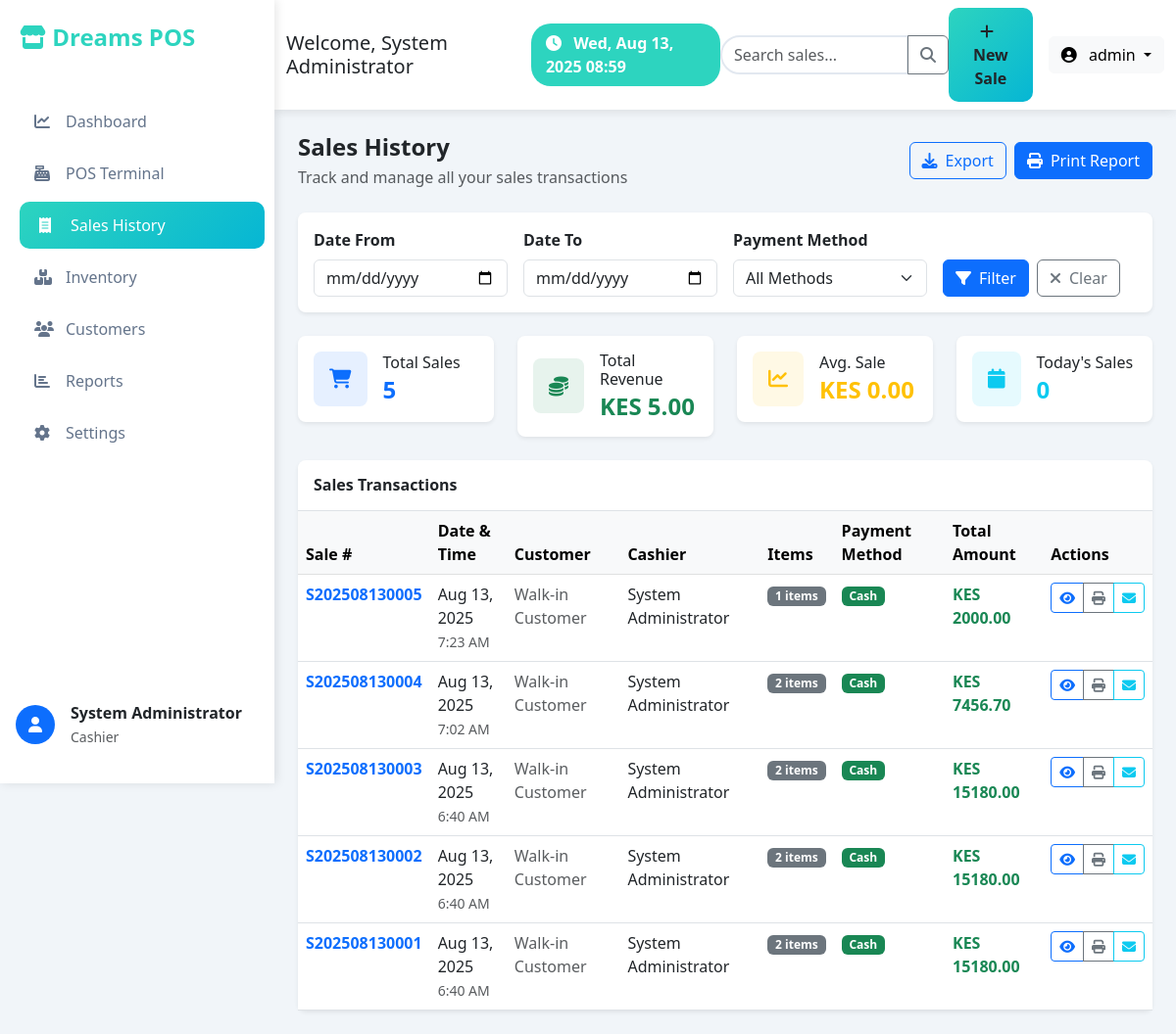
The app's page /sales/ (signed in) with its own data.
### pos_application/models.py (models this page shows, shortened)
class Sale(models.Model):
    PAYMENT_METHODS = [
        ('cash', 'Cash'),
        ('card', 'Card'),
        ('mobile', 'Mobile Money'),
        ('credit', 'Credit'),
    ]
    sale_number = models.CharField(max_length=20, unique=True)
    customer = models.ForeignKey(Customer, on_delete=models.SET_NULL, null=True, blank=True)
    cashier = models.ForeignKey(User, on_delete=models.CASCADE)
    total_amount = models.DecimalField(max_digits=10, decimal_places=2)
    discount_amount = models.DecimalField(max_digits=10, decimal_places=2, default=0.00)
    tax_amount = models.DecimalField(max_digits=10, decimal_places=2, default=0.00)
    final_amount = models.DecimalField(max_digits=10, decimal_places=2)
    payment_method = models.CharField(max_length=20, choices=PAYMENT_METHODS, default='cash')
    amount_paid = models.DecimalField(max_digits=10, decimal_places=2)
    change_given = models.DecimalField(max_digits=10, decimal_places=2, default=0.00)
    created_at = models.DateTimeField(auto_now_add=True)

### pos_application/views.py (the view)
# urls.py: path('sales/', views.sales_history, name='sales_history'),
@login_required
def sales_history(request):
    sales = Sale.objects.select_related('customer', 'cashier').order_by('-created_at')
    date_from = request.GET.get('date_from')
    date_to = request.GET.get('date_to')
    if date_from:
        sales = sales.filter(created_at__date__gte=date_from)
    if date_to:
        sales = sales.filter(created_at__date__lte=date_to)
    context = {
        'sales': sales,
        'date_from': date_from,
        'date_to': date_to,
    }
    return render(request, 'sales_history.html', context)

### templates/sales_history.html (shortened to what this page needs)
{% extends 'base.html' %}
{% load static %}
{% block search_bar %}
<div class="input-group">
    <input type="text" class="form-control search-bar" placeholder="Search sales..." id="salesSearch">
    <button class="btn btn-outline-secondary" type="button" onclick="searchSales()">
        <i class="fas fa-search"></i>
    </button>
</div>
{% endblock %}
{% block content %}
<div class="row">
    <div class="col-12">
        <div class="d-flex justify-content-between align-items-center mb-4">
            <div>
                <h4 class="fw-bold mb-1">Sales History</h4>
                <p class="text-muted mb-0">Track and manage all your sales transactions</p>
            </div>
            <div class="d-flex gap-2">
                <button class="btn btn-outline-primary" onclick="exportSales()">
                    <i class="fas fa-download me-2"></i>Export
                </button>
                <button class="btn btn-primary" onclick="printReport()">
                    <i class="fas fa-print me-2"></i>Print Report
                </button>
            </div>
        </div>
        <div class="bg-white rounded-3 p-3 shadow-sm mb-4">
            <form method="GET" class="row g-3">
                <div class="col-md-3">
                    <label class="form-label fw-semibold">Date From</label>
                    <input type="date" class="form-control" name="date_from" value="{{ date_from }}">
                </div>
                <div class="col-md-3">
                    <label class="form-label fw-semibold">Date To</label>
                    <input type="date" class="form-control" name="date_to" value="{{ date_to }}">
                </div>
                <div class="col-md-3">
                    <label class="form-label fw-semibold">Payment Method</label>
                    <select class="form-select" name="payment_method">
                        <option value="">All Methods</option>
                    </select>
                </div>
                <div class="col-md-3">
                    <label class="form-label fw-semibold">&nbsp;</label>
                    <div class="d-flex gap-2">
                        <button type="submit" class="btn btn-primary">
                            <i class="fas fa-filter me-2"></i>Filter
                        </button>
                        <a href="{% url 'sales_history' %}" class="btn btn-outline-secondary">
                            <i class="fas fa-times me-2"></i>Clear
                        </a>
                    </div>
                </div>
            </form>
        </div>
        <div class="row mb-4">
            <div class="col-md-3">
                <div class="bg-white rounded-3 p-3 shadow-sm">
                    <div class="d-flex align-items-center">
                        <div class="bg-primary bg-opacity-10 rounded-3 p-3 me-3">
                            <i class="fas fa-shopping-cart text-primary fa-lg"></i>
                        </div>
                        <div>
                            <h6 class="mb-1">Total Sales</h6>
                            <h4 class="fw-bold text-primary mb-0">{{ sales.count }}</h4>
                        </div>
                    </div>
                </div>
            </div>
            <div class="col-md-3">
                <div class="bg-white rounded-3 p-3 shadow-sm">
                    <div class="d-flex align-items-center">
                        <div class="bg-success bg-opacity-10 rounded-3 p-3 me-3">
                            <i class="fas fa-coins text-success fa-lg"></i>
                        </div>
                        <div>
                            <h6 class="mb-1">Total Revenue</h6>
                            <h4 class="fw-bold text-success mb-0">KES {% widthratio sales|length 1 1 as total_revenue %}{{ total_revenue|floatformat:2|default:"0.00" }}</h4>
                        </div>
                    </div>
                </div>
            </div>
            <div class="col-md-3">
                <div class="bg-white rounded-3 p-3 shadow-sm">
                    <div class="d-flex align-items-center">
                        <div class="bg-warning bg-opacity-10 rounded-3 p-3 me-3">
                            <i class="fas fa-chart-line text-warning fa-lg"></i>
                        </div>
                        <div>
                            <h6 class="mb-1">Avg. Sale</h6>
                            <h4 class="fw-bold text-warning mb-0">KES 0.00</h4>
                        </div>
                    </div>
                </div>
            </div>
            <div class="col-md-3">
                <div class="bg-white rounded-3 p-3 shadow-sm">
                    <div class="d-flex align-items-center">
                        <div class="bg-info bg-opacity-10 rounded-3 p-3 me-3">
                            <i class="fas fa-calendar text-info fa-lg"></i>
                        </div>
                        <div>
                            <h6 class="mb-1">Today's Sales</h6>
                            <h4 class="fw-bold text-info mb-0">0</h4>
                        </div>
                    </div>
                </div>
            </div>
        </div>
        <div class="bg-white rounded-3 shadow-sm">
            <div class="p-3 border-bottom">
                <h6 class="fw-bold mb-0">Sales Transactions</h6>
            </div>
            <div class="table-responsive">
                <table class="table table-hover mb-0">
                    <thead class="table-light">
                        <tr>
                            <th>Sale #</th>
                            <th>Date & Time</th>
                            <th>Customer</th>
                            <th>Cashier</th>
                            <th>Items</th>
                            <th>Payment Method</th>
                            <th>Total Amount</th>
                            <th>Actions</th>
                        </tr>
                    </thead>
                    <tbody>
                        {% for sale in sales %}
                        <tr>
                            <td>
                                <span class="fw-semibold text-primary">{{ sale.sale_number }}</span>
                            </td>
                            <td>
                                <div>{{ sale.created_at|date:"M d, Y" }}</div>
                                <small class="text-muted">{{ sale.created_at|time:"g:i A" }}</small>
                            </td>
                            <td>
                                {% if sale.customer %}
                                    <div>{{ sale.customer.name }}</div>
                                    <small class="text-muted">{{ sale.customer.get_loyalty_tier_display }}</small>
                                {% else %}
                                    <span class="text-muted">Walk-in Customer</span>
                                {% endif %}
                            </td>
                            <td>{{ sale.cashier.get_full_name|default:sale.cashier.username }}</td>
                            <td>
                                <span class="badge bg-secondary">{{ sale.items.count }} items</span>
                            </td>
                            <td>
                                <span class="badge
                                    {% if sale.payment_method == 'cash' %}bg-success
                                    {% elif sale.payment_method == 'card' %}bg-primary
                                    {% elif sale.payment_method == 'mobile' %}bg-info
                                    {% else %}bg-warning{% endif %}">
                                    {{ sale.get_payment_method_display }}
                                </span>
                            </td>
                            <td>
                                <span class="fw-bold text-success">KES {{ sale.final_amount }}</span>
                            </td>
                            <td>
                                <div class="btn-group btn-group-sm">
                                    <a href="{% url 'sale_detail' sale.id %}" class="btn btn-outline-primary" title="View Details">
                                        <i class="fas fa-eye"></i>
                                    </a>
                                    <button class="btn btn-outline-secondary" onclick="printReceipt({{ sale.id }})" title="Print Receipt">
                                        <i class="fas fa-print"></i>
                                    </button>
                                    <button class="btn btn-outline-info" onclick="emailReceipt({{ sale.id }})" title="Email Receipt">
                                        <i class="fas fa-envelope"></i>
                                    </button>
                                </div>
                            </td>
                        </tr>
                        {% endfor %}
                    </tbody>
                </table>
            </div>
        </div>
    </div>
</div>
{% endblock %}

### templates/base.html (shortened to what this page needs)
{% load static %}
<!DOCTYPE html>
<html lang="en">
<head>
    <link href="https://cdnjs.cloudflare.com/ajax/libs/bootstrap/5.3.0/css/bootstrap.min.css" rel="stylesheet">
    <link href="https://cdnjs.cloudflare.com/ajax/libs/font-awesome/6.4.0/css/all.min.css" rel="stylesheet">
    <link rel="stylesheet" href="{% static 'css/base.css' %}">
</head>
<body>
    <div class="sidebar">
        <a href="{% url 'dashboard' %}" class="logo">
            <i class="fas fa-store"></i> Dreams POS
        </a>
        <nav class="mt-4">
            <div class="nav-item">
                <a href="{% url 'dashboard' %}" class="nav-link {% if request.resolver_match.url_name == 'dashboard' %}active{% endif %}">
                    <i class="fas fa-chart-line"></i>
                    Dashboard
                </a>
            </div>
            <div class="nav-item">
                <a href="{% url 'terminal' %}" class="nav-link {% if request.resolver_match.url_name == 'terminal' %}active{% endif %}">
                    <i class="fas fa-cash-register"></i>
                    POS Terminal
                </a>
            </div>
            <div class="nav-item">
                <a href="{% url 'sales_history' %}" class="nav-link {% if request.resolver_match.url_name == 'sales_history' %}active{% endif %}">
                    <i class="fas fa-receipt"></i>
                    Sales History
                </a>
            </div>
            <div class="nav-item">
                <a href="{% url 'inventory' %}" class="nav-link {% if request.resolver_match.url_name == 'inventory' %}active{% endif %}">
                    <i class="fas fa-boxes"></i>
                    Inventory
                </a>
            </div>
            <div class="nav-item">
                <a href="{% url 'customers_list'%}" class="nav-link">
                    <i class="fas fa-users"></i>
                    Customers
                </a>
            </div>
            <div class="nav-item">
                <a href="{% url 'reports_view'%}" class="nav-link">
                    <i class="fas fa-chart-bar"></i>
                    Reports
                </a>
            </div>
            <div class="nav-item">
                <a href="{% url 'settings_view'%}" class="nav-link">
                    <i class="fas fa-cog"></i>
                    Settings
                </a>
            </div>
        </nav>
        <div class="mt-auto p-3" style="position: absolute; bottom: 20px; left: 0; right: 0;">
            <div class="d-flex align-items-center">
                <div class="bg-primary rounded-circle d-flex align-items-center justify-content-center me-3" style="width: 40px; height: 40px;">
                    <i class="fas fa-user text-white"></i>
                </div>
                <div>
                    <div class="fw-bold text-dark">{{ user.get_full_name|default:user.username }}</div>
                    <small class="text-muted">Cashier</small>
                </div>
            </div>
        </div>
    </div>
    <div class="main-content">
        <nav class="navbar navbar-expand-lg navbar-custom">
            <div class="container-fluid">
                <div class="d-flex align-items-center">
                    <h5 class="mb-0 me-4">Welcome, {{ user.get_full_name|default:user.username }}</h5>
                    <div class="time-display">
                        <i class="fas fa-clock me-2"></i>
                        <span id="currentTime"></span>
                    </div>
                </div>
                <div class="mx-auto" style="max-width: 400px;">
                    {% block search_bar %}{% endblock %}
                </div>
                <div class="d-flex align-items-center">
                    <button class="btn btn-primary-custom me-3">
                        <i class="fas fa-plus me-2"></i>
                        New Sale
                    </button>
                    <div class="dropdown">
                        <button class="btn btn-light dropdown-toggle" type="button" data-bs-toggle="dropdown">
                            <i class="fas fa-user-circle me-2"></i>
                            {{ user.username }}
                        </button>
                    </div>
                </div>
            </div>
        </nav>
        <div class="container-fluid p-4">
            {% block content %}
            {% endblock %}
        </div>
    </div>
</body>
</html>

### static/css/base.css (style rules this page uses)
:root { --primary-color: #2dd4bf; --secondary-color: #f97316; --dark-color: #1e293b; --light-color: #f8fafc; --border-color: #e2e8f0; }
body { background-color: #f1f5f9; font-family: 'Segoe UI', Tahoma, Geneva, Verdana, sans-serif; }
.sidebar { background: white; min-height: 100vh; box-shadow: 2px 0 10px rgba(0,0,0,0.1); position: fixed; width: 280px; left: 0; top: 0; z-index: 1000; }
.main-content { margin-left: 280px; min-height: 100vh; }
.navbar-custom { background: white; box-shadow: 0 2px 10px rgba(0,0,0,0.1); border: none; }
.logo { font-size: 24px; font-weight: bold; color: var(--primary-color); text-decoration: none; padding: 20px; display: block; }
.nav-item { margin: 5px 15px; }
.nav-link { color: #64748b; text-decoration: none; padding: 12px 20px; border-radius: 10px; display: flex; align-items: center; transition: all 0.3s ease; }
.nav-link:hover, .nav-link.active { background: linear-gradient(135deg, var(--primary-color), #06b6d4); color: white; transform: translateX(5px); }
.nav-link i { width: 20px; margin-right: 12px; }
.btn-primary-custom { background: linear-gradient(135deg, var(--primary-color), #06b6d4); border: none; border-radius: 10px; padding: 12px 25px; font-weight: 600; transition: all 0.3s ease; }
.search-bar { background: white; border-radius: 25px; border: 2px solid #e2e8f0; transition: all 0.3s ease; }
.time-display { background: var(--primary-color); color: white; padding: 8px 15px; border-radius: 20px; font-weight: 600; }

### records on screen
Sale: sale_number "S202508130005", created_at "Aug 13, 2025", created_at "7:23 AM", shows "Walk-in Customer", cashier.get_full_name "System Administrator", items.count "1", payment_method "Cash", final_amount "2000.00"
Sale: sale_number "S202508130004", created_at "Aug 13, 2025", created_at "7:02 AM", shows "Walk-in Customer", cashier.get_full_name "System Administrator", items.count "2", payment_method "Cash", final_amount "7456.70"
Sale: sale_number "S202508130003", created_at "Aug 13, 2025", created_at "6:40 AM", shows "Walk-in Customer", cashier.get_full_name "System Administrator", items.count "2", payment_method "Cash", final_amount "15180.00"
Sale: sale_number "S202508130002", created_at "Aug 13, 2025", created_at "6:40 AM", shows "Walk-in Customer", cashier.get_full_name "System Administrator", items.count "2", payment_method "Cash", final_amount "15180.00"
Sale: sale_number "S202508130001", created_at "Aug 13, 2025", created_at "6:40 AM", shows "Walk-in Customer", cashier.get_full_name "System Administrator", items.count "2", payment_method "Cash", final_amount "15180.00"

### other values on screen
{{ user.get_full_name|default:user.username }} "System Administrator"
{{ user.username }} "admin"
{{ sales.count }} "5"
{{ total_revenue|floatformat:2|default:"0.00" }} "5.00"
